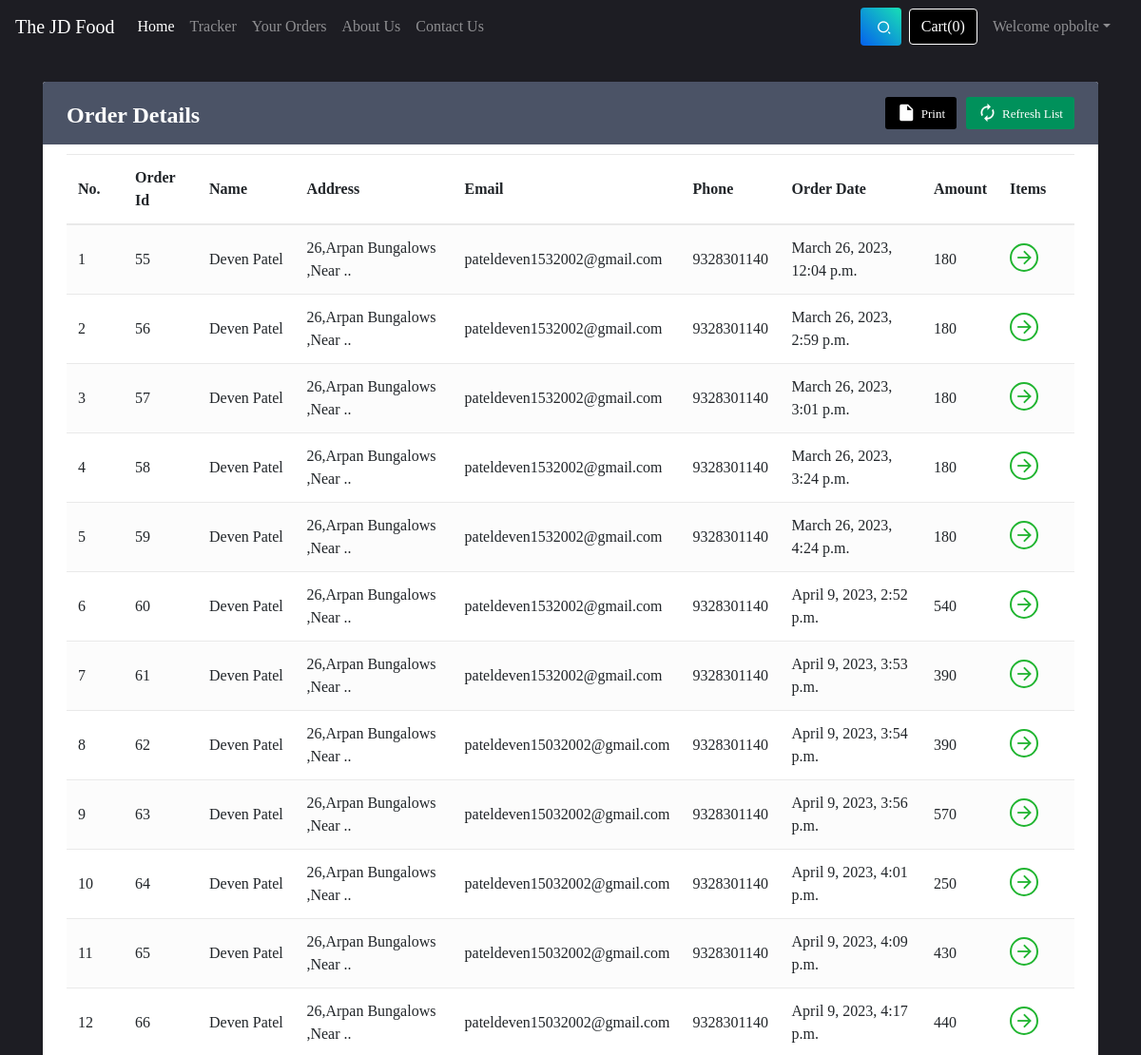
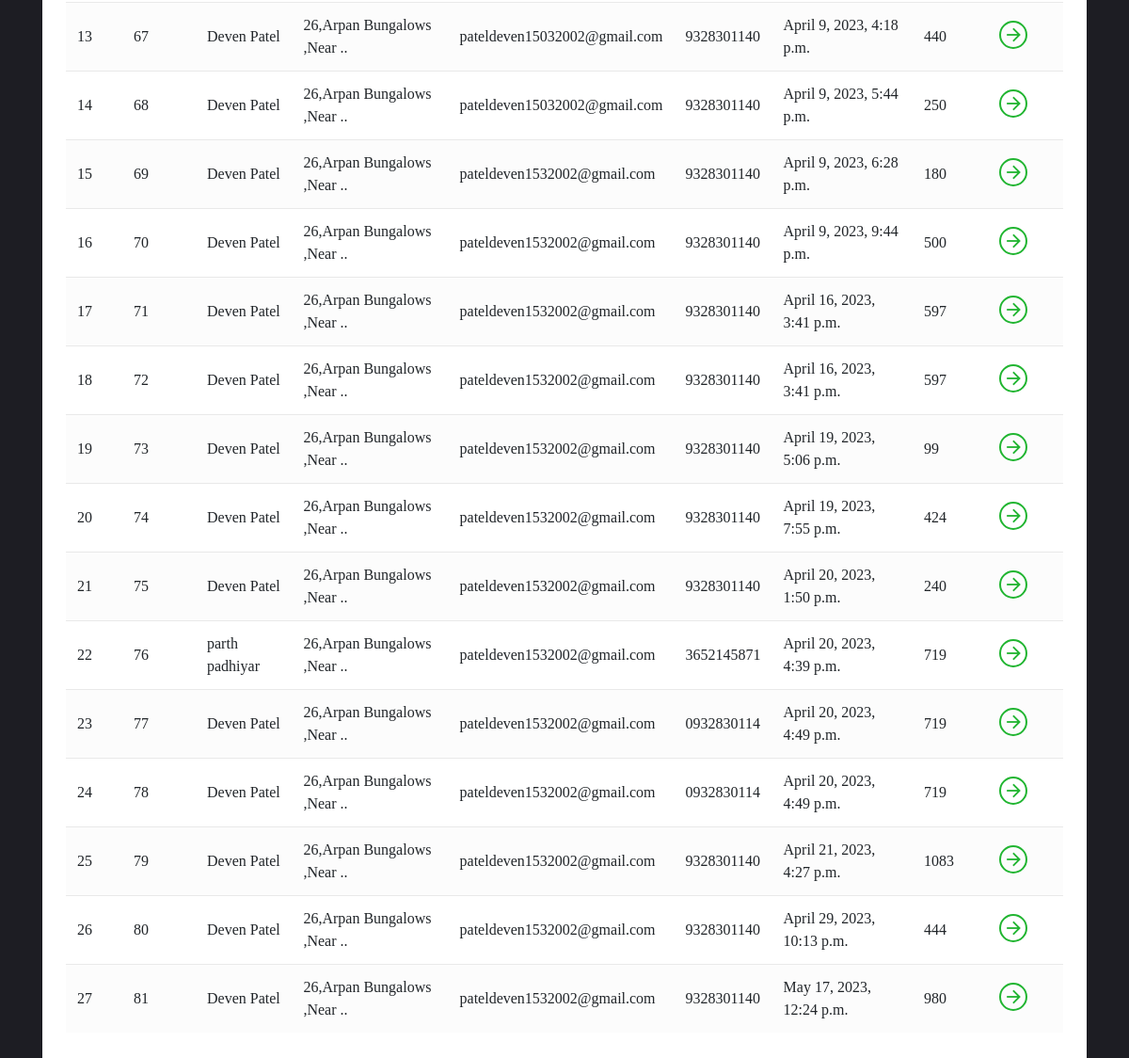
/shop/orderView/ (signed in), run on the app's committed database (2 pictures, top to bottom).
### shop/models.py (models this page shows)
class Orders(models.Model):
    order_id = models.AutoField(primary_key=True)
    items_json = models.CharField(max_length=5000)
    userId = models.IntegerField(default=0)
    amount = models.IntegerField(default=0)
    name = models.CharField(max_length=90)
    email = models.CharField(max_length=111)
    address = models.CharField(max_length=111)
    city = models.CharField(max_length=111)
    state = models.CharField(max_length=111)
    zip_code = models.CharField(max_length=111)
    phone = models.CharField(max_length=111, default="")
    timestamp = models.DateTimeField(default=timezone.now)

### shop/views.py (the view)
def orderView(request):
    if request.user.is_authenticated:
        current_user = request.user
        orderHistory = Orders.objects.filter(userId=current_user.id)
        if len(orderHistory) == 0:
            messages.info(request, "You have not ordered.")
            return render(request, 'shop/orderView.html')
        return render(request, 'shop/orderView.html', {'orderHistory': orderHistory})
    return render(request, 'shop/orderView.html')

### shop/templates/shop/orderView.html (shortened to what this page needs)
{% extends 'shop/basic.html' %}
{% block body %}
{% if user.is_authenticated %}
<div class="container" id="cont"style="font-family:times new roman;background-color:#1d1d23">
    <div class="table-wrapper">
        <div class="table-title">
            <div class="row">
                <div class="col-sm-4">
                    <h2><b>Order Details</b></h2>
                </div>
                <div class="col-sm-8">
                    <a href="" class="btn btn-primary"><i class="material-icons">&#xE863;</i> <span>Refresh List</span></a>
                    <a href="#" onclick="window.print()" class="btn btn-info"><i class="material-icons">&#xE24D;</i> <span>Print</span></a>
                </div>
            </div>
        </div>
        <table class="table table-striped table-hover">
            <thead>
                <tr>
                    <th>No.</th>
                    <th>Order Id</th>
                    <th>Name</th>
                    <th>Address</th>
                    <th>Email</th>
                    <th>Phone</th>
                    <th>Order Date</th>
                    <th>Amount</th>
                    <th>Items</th>
                </tr>
            </thead>
            <tbody>
                {% for i in orderHistory %}
                <tr>
                    <td class="count"></td>
                    <td>{{i.order_id}}</td>
                    <td>{{i.name}}</td>
                    <td data-toggle="tooltip" title="{{i.address}}">{{i.address|slice:"0:25"}}..</td>
                    <td>{{i.email}}</td>
                    <td>{{i.phone}}</td>
                    <td>{{i.timestamp}}</td>
                    <td>{{i.amount}}</td>
                    <td><a href="#" id="click{{i.order_id}}" class="view" title="View Details"><i class="material-icons">&#xE5C8;</i></a></td>
                </tr>
                {% endfor %}
            </tbody>
        </table>
    </div>
</div>
{% else %}
    <div id="cont2">
        <div class="alert alert-info">
            <font style="font-size:22px"><center>You need to <strong><a class="alert-link" data-toggle="modal" data-target="#loginModal"href="#">Login</a></strong></center></font>
        </div>
    </div>
{% endif %}
{% endblock %}

### shop/templates/shop/basic.html (shortened to what this page needs)
<!doctype html>
<html lang="en">
  <head>
    <link rel="stylesheet" href="https://stackpath.bootstrapcdn.com/bootstrap/4.2.1/css/bootstrap.min.css">
    <link rel="stylesheet" href="https://stackpath.bootstrapcdn.com/bootstrap/4.3.1/css/bootstrap.min.css">
    <link rel="stylesheet" href="https://use.fontawesome.com/releases/v5.8.2/css/all.css">
    <link href="https://cdn.jsdelivr.net/npm/remixicon@2.5.0/fonts/remixicon.css"rel="stylesheet"/>
  </head>
  <body>
    <nav class="navbar navbar-expand-lg navbar-dark"style="font-family:times new roman;background-color:#1d1d23">
      <a class="navbar-brand" href="/" >The JD Food</a>
      <div class="collapse navbar-collapse" id="navbarSupportedContent">
        <ul class="navbar-nav mr-auto">
          <li class="nav-item active">
            <a class="nav-link" href="/shop">Home <span class="sr-only">(current)</span></a>
          </li>
          <li class="nav-item">
            <a class="nav-link" href="/shop/tracker">Tracker</a>
          </li>
          <li class="nav-item">
            <a class="nav-link" href="/shop/orderView/">Your Orders</a>
          </li>
          <li class="nav-item">
            <a class="nav-link" href="/shop/about">About Us</a>
          </li>
          <li class="nav-item">
            <a class="nav-link" href="/shop/contact">Contact Us</a>
          </li>
        </ul>
        <form method="get" action="/shop/search" class="search">
          <input class="search__input" type="search" name="search" id="search" placeholder="Search" aria-label="Search" required>
          <button class="search__button" type="submit"><i class="ri-search-2-line"></i></button>
        </form>
        <button type="button" class="btn btn-secondary mx-2" id="popcart" data-container="body" data-html="true" data-toggle="popover" title="MyCart" data-placement="bottom" data-content="Bottom popover">
          Cart(<span id="cart">0</span>)
        </button>
        {% if user.is_authenticated %}
        <ul class="navbar-nav mr-2">
          <li class="nav-item dropdown">
            <a class="nav-link dropdown-toggle" href='#' id="navbarDropdown" role="button" data-toggle="dropdown"> Welcome {{request.user}}</a>
          </li>
        </ul>
        {% else %}
        <button type="button" class="btn btn-success mx-2" data-toggle="modal" data-target="#loginModal">Login</button>
        <button type="button" class="btn btn-success mx-2" data-toggle="modal" data-target="#signupModal">SignUp</button>
        {% endif %}
      </div>
    </nav>
    {% block body %} {% endblock %}
  </body>
</html>

### data on the page
Orders: order_id "55", name "Deven Patel", address "26,Arpan Bungalows ,Near", email "pateldeven1532002@gmail.com", phone "9328301140", timestamp "March 26, 2023, 12:04 p.m.", amount "180"
Orders: order_id "56", name "Deven Patel", address "26,Arpan Bungalows ,Near", email "pateldeven1532002@gmail.com", phone "9328301140", timestamp "March 26, 2023, 2:59 p.m.", amount "180"
Orders: order_id "57", name "Deven Patel", address "26,Arpan Bungalows ,Near", email "pateldeven1532002@gmail.com", phone "9328301140", timestamp "March 26, 2023, 3:01 p.m.", amount "180"
Orders: order_id "58", name "Deven Patel", address "26,Arpan Bungalows ,Near", email "pateldeven1532002@gmail.com", phone "9328301140", timestamp "March 26, 2023, 3:24 p.m.", amount "180"
Orders: order_id "59", name "Deven Patel", address "26,Arpan Bungalows ,Near", email "pateldeven1532002@gmail.com", phone "9328301140", timestamp "March 26, 2023, 4:24 p.m.", amount "180"
Orders: order_id "60", name "Deven Patel", address "26,Arpan Bungalows ,Near", email "pateldeven1532002@gmail.com", phone "9328301140", timestamp "April 9, 2023, 2:52 p.m.", amount "540"
Orders: order_id "61", name "Deven Patel", address "26,Arpan Bungalows ,Near", email "pateldeven1532002@gmail.com", phone "9328301140", timestamp "April 9, 2023, 3:53 p.m.", amount "390"
Orders: order_id "62", name "Deven Patel", address "26,Arpan Bungalows ,Near", email "pateldeven15032002@gmail.com", phone "9328301140", timestamp "April 9, 2023, 3:54 p.m.", amount "390"
Orders: order_id "63", name "Deven Patel", address "26,Arpan Bungalows ,Near", email "pateldeven15032002@gmail.com", phone "9328301140", timestamp "April 9, 2023, 3:56 p.m.", amount "570"
Orders: order_id "64", name "Deven Patel", address "26,Arpan Bungalows ,Near", email "pateldeven15032002@gmail.com", phone "9328301140", timestamp "April 9, 2023, 4:01 p.m.", amount "250"
Orders: order_id "65", name "Deven Patel", address "26,Arpan Bungalows ,Near", email "pateldeven15032002@gmail.com", phone "9328301140", timestamp "April 9, 2023, 4:09 p.m.", amount "430"
Orders: order_id "66", name "Deven Patel", address "26,Arpan Bungalows ,Near", email "pateldeven15032002@gmail.com", phone "9328301140", timestamp "April 9, 2023, 4:17 p.m.", amount "440"
Orders: order_id "67", name "Deven Patel", address "26,Arpan Bungalows ,Near", email "pateldeven15032002@gmail.com", phone "9328301140", timestamp "April 9, 2023, 4:18 p.m.", amount "440"
Orders: order_id "68", name "Deven Patel", address "26,Arpan Bungalows ,Near", email "pateldeven15032002@gmail.com", phone "9328301140", timestamp "April 9, 2023, 5:44 p.m.", amount "250"
Orders: order_id "69", name "Deven Patel", address "26,Arpan Bungalows ,Near", email "pateldeven1532002@gmail.com", phone "9328301140", timestamp "April 9, 2023, 6:28 p.m.", amount "180"
Orders: order_id "70", name "Deven Patel", address "26,Arpan Bungalows ,Near", email "pateldeven1532002@gmail.com", phone "9328301140", timestamp "April 9, 2023, 9:44 p.m.", amount "500"
Orders: order_id "71", name "Deven Patel", address "26,Arpan Bungalows ,Near", email "pateldeven1532002@gmail.com", phone "9328301140", timestamp "April 16, 2023, 3:41 p.m.", amount "597"
Orders: order_id "72", name "Deven Patel", address "26,Arpan Bungalows ,Near", email "pateldeven1532002@gmail.com", phone "9328301140", timestamp "April 16, 2023, 3:41 p.m.", amount "597"
Orders: order_id "73", name "Deven Patel", address "26,Arpan Bungalows ,Near", email "pateldeven1532002@gmail.com", phone "9328301140", timestamp "April 19, 2023, 5:06 p.m.", amount "99"
Orders: order_id "74", name "Deven Patel", address "26,Arpan Bungalows ,Near", email "pateldeven1532002@gmail.com", phone "9328301140", timestamp "April 19, 2023, 7:55 p.m.", amount "424"
Orders: order_id "75", name "Deven Patel", address "26,Arpan Bungalows ,Near", email "pateldeven1532002@gmail.com", phone "9328301140", timestamp "April 20, 2023, 1:50 p.m.", amount "240"
Orders: order_id "76", name "parth padhiyar", address "26,Arpan Bungalows ,Near", email "pateldeven1532002@gmail.com", phone "3652145871", timestamp "April 20, 2023, 4:39 p.m.", amount "719"
Orders: order_id "77", name "Deven Patel", address "26,Arpan Bungalows ,Near", email "pateldeven1532002@gmail.com", phone "0932830114", timestamp "April 20, 2023, 4:49 p.m.", amount "719"
Orders: order_id "78", name "Deven Patel", address "26,Arpan Bungalows ,Near", email "pateldeven1532002@gmail.com", phone "0932830114", timestamp "April 20, 2023, 4:49 p.m.", amount "719"
Orders: order_id "79", name "Deven Patel", address "26,Arpan Bungalows ,Near", email "pateldeven1532002@gmail.com", phone "9328301140", timestamp "April 21, 2023, 4:27 p.m.", amount "1083"
Orders: order_id "80", name "Deven Patel", address "26,Arpan Bungalows ,Near", email "pateldeven1532002@gmail.com", phone "9328301140", timestamp "April 29, 2023, 10:13 p.m.", amount "444"
Orders: order_id "81", name "Deven Patel", address "26,Arpan Bungalows ,Near", email "pateldeven1532002@gmail.com", phone "9328301140", timestamp "May 17, 2023, 12:24 p.m.", amount "980"

### other printed values
{{ request.user }} "opbolte"
